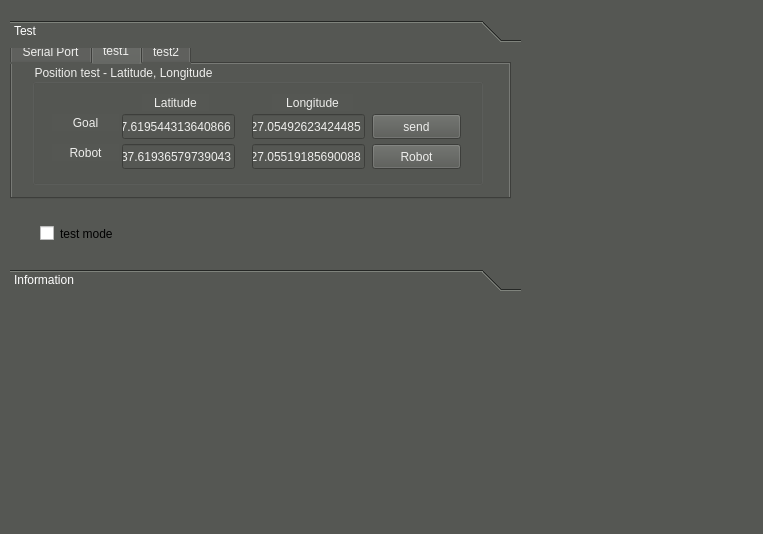
<?xml version="1.0" encoding="UTF-8"?>
<ui version="4.0">
 <class>MainWindowDesign</class>
 <widget class="QMainWindow" name="MainWindowDesign">
  <property name="geometry">
   <rect>
    <x>0</x>
    <y>0</y>
    <width>763</width>
    <height>534</height>
   </rect>
  </property>
  <property name="palette">
   <palette>
    <active>
     <colorrole role="WindowText">
      <brush brushstyle="SolidPattern">
       <color alpha="255">
        <red>255</red>
        <green>255</green>
        <blue>255</blue>
       </color>
      </brush>
     </colorrole>
     <colorrole role="Button">
      <brush brushstyle="SolidPattern">
       <color alpha="255">
        <red>85</red>
        <green>87</green>
        <blue>83</blue>
       </color>
      </brush>
     </colorrole>
     <colorrole role="Light">
      <brush brushstyle="SolidPattern">
       <color alpha="255">
        <red>127</red>
        <green>131</green>
        <blue>124</blue>
       </color>
      </brush>
     </colorrole>
     <colorrole role="Midlight">
      <brush brushstyle="SolidPattern">
       <color alpha="255">
        <red>106</red>
        <green>109</green>
        <blue>103</blue>
       </color>
      </brush>
     </colorrole>
     <colorrole role="Dark">
      <brush brushstyle="SolidPattern">
       <color alpha="255">
        <red>42</red>
        <green>43</green>
        <blue>41</blue>
       </color>
      </brush>
     </colorrole>
     <colorrole role="Mid">
      <brush brushstyle="SolidPattern">
       <color alpha="255">
        <red>56</red>
        <green>58</green>
        <blue>55</blue>
       </color>
      </brush>
     </colorrole>
     <colorrole role="Text">
      <brush brushstyle="SolidPattern">
       <color alpha="255">
        <red>255</red>
        <green>255</green>
        <blue>255</blue>
       </color>
      </brush>
     </colorrole>
     <colorrole role="BrightText">
      <brush brushstyle="SolidPattern">
       <color alpha="255">
        <red>255</red>
        <green>255</green>
        <blue>255</blue>
       </color>
      </brush>
     </colorrole>
     <colorrole role="ButtonText">
      <brush brushstyle="SolidPattern">
       <color alpha="255">
        <red>255</red>
        <green>255</green>
        <blue>255</blue>
       </color>
      </brush>
     </colorrole>
     <colorrole role="Base">
      <brush brushstyle="SolidPattern">
       <color alpha="255">
        <red>0</red>
        <green>0</green>
        <blue>0</blue>
       </color>
      </brush>
     </colorrole>
     <colorrole role="Window">
      <brush brushstyle="SolidPattern">
       <color alpha="255">
        <red>85</red>
        <green>87</green>
        <blue>83</blue>
       </color>
      </brush>
     </colorrole>
     <colorrole role="Shadow">
      <brush brushstyle="SolidPattern">
       <color alpha="255">
        <red>0</red>
        <green>0</green>
        <blue>0</blue>
       </color>
      </brush>
     </colorrole>
     <colorrole role="AlternateBase">
      <brush brushstyle="SolidPattern">
       <color alpha="255">
        <red>42</red>
        <green>43</green>
        <blue>41</blue>
       </color>
      </brush>
     </colorrole>
     <colorrole role="ToolTipBase">
      <brush brushstyle="SolidPattern">
       <color alpha="255">
        <red>255</red>
        <green>255</green>
        <blue>220</blue>
       </color>
      </brush>
     </colorrole>
     <colorrole role="ToolTipText">
      <brush brushstyle="SolidPattern">
       <color alpha="255">
        <red>0</red>
        <green>0</green>
        <blue>0</blue>
       </color>
      </brush>
     </colorrole>
    </active>
    <inactive>
     <colorrole role="WindowText">
      <brush brushstyle="SolidPattern">
       <color alpha="255">
        <red>255</red>
        <green>255</green>
        <blue>255</blue>
       </color>
      </brush>
     </colorrole>
     <colorrole role="Button">
      <brush brushstyle="SolidPattern">
       <color alpha="255">
        <red>85</red>
        <green>87</green>
        <blue>83</blue>
       </color>
      </brush>
     </colorrole>
     <colorrole role="Light">
      <brush brushstyle="SolidPattern">
       <color alpha="255">
        <red>127</red>
        <green>131</green>
        <blue>124</blue>
       </color>
      </brush>
     </colorrole>
     <colorrole role="Midlight">
      <brush brushstyle="SolidPattern">
       <color alpha="255">
        <red>106</red>
        <green>109</green>
        <blue>103</blue>
       </color>
      </brush>
     </colorrole>
     <colorrole role="Dark">
      <brush brushstyle="SolidPattern">
       <color alpha="255">
        <red>42</red>
        <green>43</green>
        <blue>41</blue>
       </color>
      </brush>
     </colorrole>
     <colorrole role="Mid">
      <brush brushstyle="SolidPattern">
       <color alpha="255">
        <red>56</red>
        <green>58</green>
        <blue>55</blue>
       </color>
      </brush>
     </colorrole>
     <colorrole role="Text">
      <brush brushstyle="SolidPattern">
       <color alpha="255">
        <red>255</red>
        <green>255</green>
        <blue>255</blue>
       </color>
      </brush>
     </colorrole>
     <colorrole role="BrightText">
      <brush brushstyle="SolidPattern">
       <color alpha="255">
        <red>255</red>
        <green>255</green>
        <blue>255</blue>
       </color>
      </brush>
     </colorrole>
     <colorrole role="ButtonText">
      <brush brushstyle="SolidPattern">
       <color alpha="255">
        <red>255</red>
        <green>255</green>
        <blue>255</blue>
       </color>
      </brush>
     </colorrole>
     <colorrole role="Base">
      <brush brushstyle="SolidPattern">
       <color alpha="255">
        <red>0</red>
        <green>0</green>
        <blue>0</blue>
       </color>
      </brush>
     </colorrole>
     <colorrole role="Window">
      <brush brushstyle="SolidPattern">
       <color alpha="255">
        <red>85</red>
        <green>87</green>
        <blue>83</blue>
       </color>
      </brush>
     </colorrole>
     <colorrole role="Shadow">
      <brush brushstyle="SolidPattern">
       <color alpha="255">
        <red>0</red>
        <green>0</green>
        <blue>0</blue>
       </color>
      </brush>
     </colorrole>
     <colorrole role="AlternateBase">
      <brush brushstyle="SolidPattern">
       <color alpha="255">
        <red>42</red>
        <green>43</green>
        <blue>41</blue>
       </color>
      </brush>
     </colorrole>
     <colorrole role="ToolTipBase">
      <brush brushstyle="SolidPattern">
       <color alpha="255">
        <red>255</red>
        <green>255</green>
        <blue>220</blue>
       </color>
      </brush>
     </colorrole>
     <colorrole role="ToolTipText">
      <brush brushstyle="SolidPattern">
       <color alpha="255">
        <red>0</red>
        <green>0</green>
        <blue>0</blue>
       </color>
      </brush>
     </colorrole>
    </inactive>
    <disabled>
     <colorrole role="WindowText">
      <brush brushstyle="SolidPattern">
       <color alpha="255">
        <red>42</red>
        <green>43</green>
        <blue>41</blue>
       </color>
      </brush>
     </colorrole>
     <colorrole role="Button">
      <brush brushstyle="SolidPattern">
       <color alpha="255">
        <red>85</red>
        <green>87</green>
        <blue>83</blue>
       </color>
      </brush>
     </colorrole>
     <colorrole role="Light">
      <brush brushstyle="SolidPattern">
       <color alpha="255">
        <red>127</red>
        <green>131</green>
        <blue>124</blue>
       </color>
      </brush>
     </colorrole>
     <colorrole role="Midlight">
      <brush brushstyle="SolidPattern">
       <color alpha="255">
        <red>106</red>
        <green>109</green>
        <blue>103</blue>
       </color>
      </brush>
     </colorrole>
     <colorrole role="Dark">
      <brush brushstyle="SolidPattern">
       <color alpha="255">
        <red>42</red>
        <green>43</green>
        <blue>41</blue>
       </color>
      </brush>
     </colorrole>
     <colorrole role="Mid">
      <brush brushstyle="SolidPattern">
       <color alpha="255">
        <red>56</red>
        <green>58</green>
        <blue>55</blue>
       </color>
      </brush>
     </colorrole>
     <colorrole role="Text">
      <brush brushstyle="SolidPattern">
       <color alpha="255">
        <red>42</red>
        <green>43</green>
        <blue>41</blue>
       </color>
      </brush>
     </colorrole>
     <colorrole role="BrightText">
      <brush brushstyle="SolidPattern">
       <color alpha="255">
        <red>255</red>
        <green>255</green>
        <blue>255</blue>
       </color>
      </brush>
     </colorrole>
     <colorrole role="ButtonText">
      <brush brushstyle="SolidPattern">
       <color alpha="255">
        <red>42</red>
        <green>43</green>
        <blue>41</blue>
       </color>
      </brush>
     </colorrole>
     <colorrole role="Base">
      <brush brushstyle="SolidPattern">
       <color alpha="255">
        <red>85</red>
        <green>87</green>
        <blue>83</blue>
       </color>
      </brush>
     </colorrole>
     <colorrole role="Window">
      <brush brushstyle="SolidPattern">
       <color alpha="255">
        <red>85</red>
        <green>87</green>
        <blue>83</blue>
       </color>
      </brush>
     </colorrole>
     <colorrole role="Shadow">
      <brush brushstyle="SolidPattern">
       <color alpha="255">
        <red>0</red>
        <green>0</green>
        <blue>0</blue>
       </color>
      </brush>
     </colorrole>
     <colorrole role="AlternateBase">
      <brush brushstyle="SolidPattern">
       <color alpha="255">
        <red>85</red>
        <green>87</green>
        <blue>83</blue>
       </color>
      </brush>
     </colorrole>
     <colorrole role="ToolTipBase">
      <brush brushstyle="SolidPattern">
       <color alpha="255">
        <red>255</red>
        <green>255</green>
        <blue>220</blue>
       </color>
      </brush>
     </colorrole>
     <colorrole role="ToolTipText">
      <brush brushstyle="SolidPattern">
       <color alpha="255">
        <red>0</red>
        <green>0</green>
        <blue>0</blue>
       </color>
      </brush>
     </colorrole>
    </disabled>
   </palette>
  </property>
  <property name="windowTitle">
   <string>QRosApp</string>
  </property>
  <property name="windowIcon">
   <iconset resource="../resources/images.qrc">
    <normaloff>:/images/USB3-cable-serial-port-connector-512.png</normaloff>:/images/USB3-cable-serial-port-connector-512.png</iconset>
  </property>
  <property name="locale">
   <locale language="English" country="Australia"/>
  </property>
  <widget class="QWidget" name="centralwidget">
   <widget class="QToolBox" name="toolBox">
    <property name="geometry">
     <rect>
      <x>10</x>
      <y>20</y>
      <width>511</width>
      <height>271</height>
     </rect>
    </property>
    <property name="currentIndex">
     <number>0</number>
    </property>
    <widget class="QWidget" name="page">
     <property name="geometry">
      <rect>
       <x>0</x>
       <y>0</y>
       <width>511</width>
       <height>209</height>
      </rect>
     </property>
     <attribute name="label">
      <string>Test</string>
     </attribute>
     <widget class="QCheckBox" name="cb_testmode">
      <property name="geometry">
       <rect>
        <x>30</x>
        <y>160</y>
        <width>91</width>
        <height>51</height>
       </rect>
      </property>
      <property name="styleSheet">
       <string notr="true">border-color: rgb(238, 238, 236);</string>
      </property>
      <property name="text">
       <string>test mode</string>
      </property>
     </widget>
     <widget class="QTabWidget" name="tabWidget">
      <property name="geometry">
       <rect>
        <x>0</x>
        <y>-10</y>
        <width>501</width>
        <height>161</height>
       </rect>
      </property>
      <property name="styleSheet">
       <string notr="true">background-color: rgb(85, 87, 83);
color: rgb(238, 238, 236);
font: 57 11pt &quot;Ubuntu&quot;;
</string>
      </property>
      <property name="currentIndex">
       <number>1</number>
      </property>
      <widget class="QWidget" name="tab">
       <attribute name="title">
        <string>Serial Port</string>
       </attribute>
       <widget class="QWidget" name="layoutWidget">
        <property name="geometry">
         <rect>
          <x>80</x>
          <y>30</y>
          <width>211</width>
          <height>81</height>
         </rect>
        </property>
        <layout class="QHBoxLayout" name="horizontalLayout">
         <item>
          <widget class="QSplitter" name="splitter">
           <property name="orientation">
            <enum>Qt::Vertical</enum>
           </property>
           <widget class="QComboBox" name="cb_BT">
            <item>
             <property name="text">
              <string>rfcomm0</string>
             </property>
            </item>
            <item>
             <property name="text">
              <string>rfcomm1</string>
             </property>
            </item>
            <item>
             <property name="text">
              <string>rfcomm2</string>
             </property>
            </item>
            <item>
             <property name="text">
              <string>rfcomm3</string>
             </property>
            </item>
            <item>
             <property name="text">
              <string>rfcomm4</string>
             </property>
            </item>
            <item>
             <property name="text">
              <string>rfcomm5</string>
             </property>
            </item>
            <item>
             <property name="text">
              <string>rfcomm6</string>
             </property>
            </item>
            <item>
             <property name="text">
              <string>rfcomm7</string>
             </property>
            </item>
            <item>
             <property name="text">
              <string>rfcomm8</string>
             </property>
            </item>
            <item>
             <property name="text">
              <string>rfcomm9</string>
             </property>
            </item>
           </widget>
           <widget class="QComboBox" name="cb_GPS">
            <item>
             <property name="text">
              <string>USBGPS</string>
             </property>
            </item>
            <item>
             <property name="text">
              <string>ttyUSB0</string>
             </property>
            </item>
            <item>
             <property name="text">
              <string>ttyUSB1</string>
             </property>
            </item>
            <item>
             <property name="text">
              <string>ttyUSB2</string>
             </property>
            </item>
            <item>
             <property name="text">
              <string>ttyUSB3</string>
             </property>
            </item>
            <item>
             <property name="text">
              <string>ttyUSB4</string>
             </property>
            </item>
            <item>
             <property name="text">
              <string>ttyUSB5</string>
             </property>
            </item>
           </widget>
          </widget>
         </item>
         <item>
          <widget class="QSplitter" name="splitter_2">
           <property name="orientation">
            <enum>Qt::Vertical</enum>
           </property>
           <widget class="QPushButton" name="pb_BTOpen">
            <property name="text">
             <string>BT Open</string>
            </property>
           </widget>
           <widget class="QPushButton" name="pb_gpsOpen">
            <property name="text">
             <string>GPS Open</string>
            </property>
           </widget>
          </widget>
         </item>
        </layout>
       </widget>
       <widget class="QWidget" name="layoutWidget">
        <property name="geometry">
         <rect>
          <x>300</x>
          <y>30</y>
          <width>89</width>
          <height>83</height>
         </rect>
        </property>
        <layout class="QVBoxLayout" name="verticalLayout">
         <item>
          <widget class="QCheckBox" name="check_SaveBT">
           <property name="text">
            <string>BT Save</string>
           </property>
          </widget>
         </item>
         <item>
          <widget class="QCheckBox" name="check_SaveGPS">
           <property name="text">
            <string>GPS Save</string>
           </property>
          </widget>
         </item>
         <item>
          <widget class="QCheckBox" name="check_SaveAll">
           <property name="text">
            <string>Save All</string>
           </property>
          </widget>
         </item>
        </layout>
       </widget>
      </widget>
      <widget class="QWidget" name="tab_3">
       <attribute name="title">
        <string>test1</string>
       </attribute>
       <widget class="QGroupBox" name="groupBox">
        <property name="geometry">
         <rect>
          <x>20</x>
          <y>0</y>
          <width>451</width>
          <height>121</height>
         </rect>
        </property>
        <property name="styleSheet">
         <string notr="true">border-color: rgb(238, 238, 236);</string>
        </property>
        <property name="title">
         <string>Position test - Latitude, Longitude</string>
        </property>
        <widget class="QLabel" name="label">
         <property name="geometry">
          <rect>
           <x>20</x>
           <y>50</y>
           <width>67</width>
           <height>17</height>
          </rect>
         </property>
         <property name="styleSheet">
          <string notr="true">
background-color: rgb(85, 87, 83);
color: rgb(238, 238, 236);</string>
         </property>
         <property name="text">
          <string>Goal</string>
         </property>
         <property name="alignment">
          <set>Qt::AlignCenter</set>
         </property>
        </widget>
        <widget class="QLabel" name="label_3">
         <property name="geometry">
          <rect>
           <x>240</x>
           <y>30</y>
           <width>81</width>
           <height>17</height>
          </rect>
         </property>
         <property name="styleSheet">
          <string notr="true">color: rgb(238, 238, 236);</string>
         </property>
         <property name="text">
          <string>Longitude</string>
         </property>
         <property name="alignment">
          <set>Qt::AlignCenter</set>
         </property>
        </widget>
        <widget class="QLineEdit" name="le_longitudeGoal">
         <property name="geometry">
          <rect>
           <x>220</x>
           <y>50</y>
           <width>113</width>
           <height>25</height>
          </rect>
         </property>
         <property name="styleSheet">
          <string notr="true">border-color: rgb(238, 238, 236);
color: rgb(238, 238, 236);</string>
         </property>
         <property name="text">
          <string>127.05492623424485</string>
         </property>
        </widget>
        <widget class="QPushButton" name="pb_goal">
         <property name="geometry">
          <rect>
           <x>340</x>
           <y>50</y>
           <width>89</width>
           <height>25</height>
          </rect>
         </property>
         <property name="styleSheet">
          <string notr="true">color: rgb(238, 238, 236);</string>
         </property>
         <property name="text">
          <string>send</string>
         </property>
        </widget>
        <widget class="QLabel" name="label_2">
         <property name="geometry">
          <rect>
           <x>110</x>
           <y>30</y>
           <width>67</width>
           <height>17</height>
          </rect>
         </property>
         <property name="styleSheet">
          <string notr="true">color: rgb(238, 238, 236);</string>
         </property>
         <property name="text">
          <string>Latitude</string>
         </property>
         <property name="alignment">
          <set>Qt::AlignCenter</set>
         </property>
        </widget>
        <widget class="QLabel" name="label_4">
         <property name="geometry">
          <rect>
           <x>20</x>
           <y>80</y>
           <width>67</width>
           <height>17</height>
          </rect>
         </property>
         <property name="styleSheet">
          <string notr="true">
background-color: rgb(85, 87, 83);
color: rgb(238, 238, 236);</string>
         </property>
         <property name="text">
          <string>Robot</string>
         </property>
         <property name="alignment">
          <set>Qt::AlignCenter</set>
         </property>
        </widget>
        <widget class="QLineEdit" name="le_longitudeRobot">
         <property name="geometry">
          <rect>
           <x>220</x>
           <y>80</y>
           <width>113</width>
           <height>25</height>
          </rect>
         </property>
         <property name="styleSheet">
          <string notr="true">border-color: rgb(238, 238, 236);
color: rgb(238, 238, 236);</string>
         </property>
         <property name="text">
          <string>127.05519185690088</string>
         </property>
        </widget>
        <widget class="QLineEdit" name="le_latitudeRobot">
         <property name="geometry">
          <rect>
           <x>90</x>
           <y>80</y>
           <width>113</width>
           <height>25</height>
          </rect>
         </property>
         <property name="styleSheet">
          <string notr="true">border-color: rgb(238, 238, 236);
color: rgb(238, 238, 236);</string>
         </property>
         <property name="text">
          <string>37.61936579739043</string>
         </property>
        </widget>
        <widget class="QLineEdit" name="le_latitudeGoal">
         <property name="geometry">
          <rect>
           <x>90</x>
           <y>50</y>
           <width>113</width>
           <height>25</height>
          </rect>
         </property>
         <property name="styleSheet">
          <string notr="true">border-color: rgb(238, 238, 236);
color: rgb(238, 238, 236);</string>
         </property>
         <property name="text">
          <string>37.619544313640866</string>
         </property>
        </widget>
        <widget class="QPushButton" name="pb_robot">
         <property name="geometry">
          <rect>
           <x>340</x>
           <y>80</y>
           <width>89</width>
           <height>25</height>
          </rect>
         </property>
         <property name="styleSheet">
          <string notr="true">color: rgb(238, 238, 236);</string>
         </property>
         <property name="text">
          <string>Robot</string>
         </property>
        </widget>
       </widget>
      </widget>
      <widget class="QWidget" name="tab_4">
       <attribute name="title">
        <string>test2</string>
       </attribute>
       <widget class="QGroupBox" name="groupBox_2">
        <property name="geometry">
         <rect>
          <x>20</x>
          <y>0</y>
          <width>451</width>
          <height>121</height>
         </rect>
        </property>
        <property name="title">
         <string>Position test - coordinate</string>
        </property>
        <widget class="QLabel" name="label_5">
         <property name="geometry">
          <rect>
           <x>20</x>
           <y>50</y>
           <width>67</width>
           <height>17</height>
          </rect>
         </property>
         <property name="text">
          <string>Goal</string>
         </property>
         <property name="alignment">
          <set>Qt::AlignCenter</set>
         </property>
        </widget>
        <widget class="QLabel" name="label_6">
         <property name="geometry">
          <rect>
           <x>240</x>
           <y>30</y>
           <width>81</width>
           <height>17</height>
          </rect>
         </property>
         <property name="text">
          <string>Y</string>
         </property>
         <property name="alignment">
          <set>Qt::AlignCenter</set>
         </property>
        </widget>
        <widget class="QLineEdit" name="le_GoalY">
         <property name="geometry">
          <rect>
           <x>220</x>
           <y>50</y>
           <width>113</width>
           <height>25</height>
          </rect>
         </property>
         <property name="text">
          <string>1</string>
         </property>
         <property name="alignment">
          <set>Qt::AlignCenter</set>
         </property>
        </widget>
        <widget class="QPushButton" name="pb_position">
         <property name="geometry">
          <rect>
           <x>340</x>
           <y>60</y>
           <width>91</width>
           <height>41</height>
          </rect>
         </property>
         <property name="text">
          <string>send</string>
         </property>
        </widget>
        <widget class="QLabel" name="label_7">
         <property name="geometry">
          <rect>
           <x>110</x>
           <y>30</y>
           <width>67</width>
           <height>17</height>
          </rect>
         </property>
         <property name="text">
          <string>X</string>
         </property>
         <property name="alignment">
          <set>Qt::AlignCenter</set>
         </property>
        </widget>
        <widget class="QLabel" name="label_8">
         <property name="geometry">
          <rect>
           <x>20</x>
           <y>80</y>
           <width>67</width>
           <height>17</height>
          </rect>
         </property>
         <property name="text">
          <string>Robot</string>
         </property>
         <property name="alignment">
          <set>Qt::AlignCenter</set>
         </property>
        </widget>
        <widget class="QLineEdit" name="le_RobotY">
         <property name="geometry">
          <rect>
           <x>220</x>
           <y>80</y>
           <width>113</width>
           <height>25</height>
          </rect>
         </property>
         <property name="text">
          <string>0</string>
         </property>
         <property name="alignment">
          <set>Qt::AlignCenter</set>
         </property>
        </widget>
        <widget class="QLineEdit" name="le_RobotX">
         <property name="geometry">
          <rect>
           <x>90</x>
           <y>80</y>
           <width>113</width>
           <height>25</height>
          </rect>
         </property>
         <property name="text">
          <string>0</string>
         </property>
         <property name="alignment">
          <set>Qt::AlignCenter</set>
         </property>
        </widget>
        <widget class="QLineEdit" name="le_GoalX">
         <property name="geometry">
          <rect>
           <x>90</x>
           <y>50</y>
           <width>113</width>
           <height>25</height>
          </rect>
         </property>
         <property name="text">
          <string>1</string>
         </property>
         <property name="alignment">
          <set>Qt::AlignCenter</set>
         </property>
        </widget>
       </widget>
      </widget>
     </widget>
    </widget>
    <widget class="QWidget" name="page_2">
     <property name="geometry">
      <rect>
       <x>0</x>
       <y>0</y>
       <width>511</width>
       <height>209</height>
      </rect>
     </property>
     <attribute name="label">
      <string>Information</string>
     </attribute>
     <widget class="QSplitter" name="splitter_3">
      <property name="geometry">
       <rect>
        <x>10</x>
        <y>10</y>
        <width>201</width>
        <height>51</height>
       </rect>
      </property>
      <property name="orientation">
       <enum>Qt::Horizontal</enum>
      </property>
      <widget class="QLabel" name="label_9">
       <property name="text">
        <string>Mode:</string>
       </property>
      </widget>
      <widget class="QLineEdit" name="le_mode">
       <property name="styleSheet">
        <string notr="true">background-color: rgb(186, 189, 182);</string>
       </property>
      </widget>
     </widget>
    </widget>
   </widget>
  </widget>
  <widget class="QMenuBar" name="menubar">
   <property name="geometry">
    <rect>
     <x>0</x>
     <y>0</y>
     <width>763</width>
     <height>22</height>
    </rect>
   </property>
  </widget>
  <action name="action_Quit">
   <property name="text">
    <string>&amp;Quit</string>
   </property>
   <property name="shortcut">
    <string>Ctrl+Q</string>
   </property>
   <property name="shortcutContext">
    <enum>Qt::ApplicationShortcut</enum>
   </property>
  </action>
  <action name="action_Preferences">
   <property name="text">
    <string>&amp;Preferences</string>
   </property>
  </action>
  <action name="actionAbout">
   <property name="text">
    <string>&amp;About</string>
   </property>
  </action>
  <action name="actionAbout_Qt">
   <property name="text">
    <string>About &amp;Qt</string>
   </property>
  </action>
 </widget>
 <resources>
  <include location="../resources/images.qrc"/>
 </resources>
 <connections>
  <connection>
   <sender>action_Quit</sender>
   <signal>triggered()</signal>
   <receiver>MainWindowDesign</receiver>
   <slot>close()</slot>
   <hints>
    <hint type="sourcelabel">
     <x>-1</x>
     <y>-1</y>
    </hint>
    <hint type="destinationlabel">
     <x>399</x>
     <y>299</y>
    </hint>
   </hints>
  </connection>
 </connections>
</ui>
